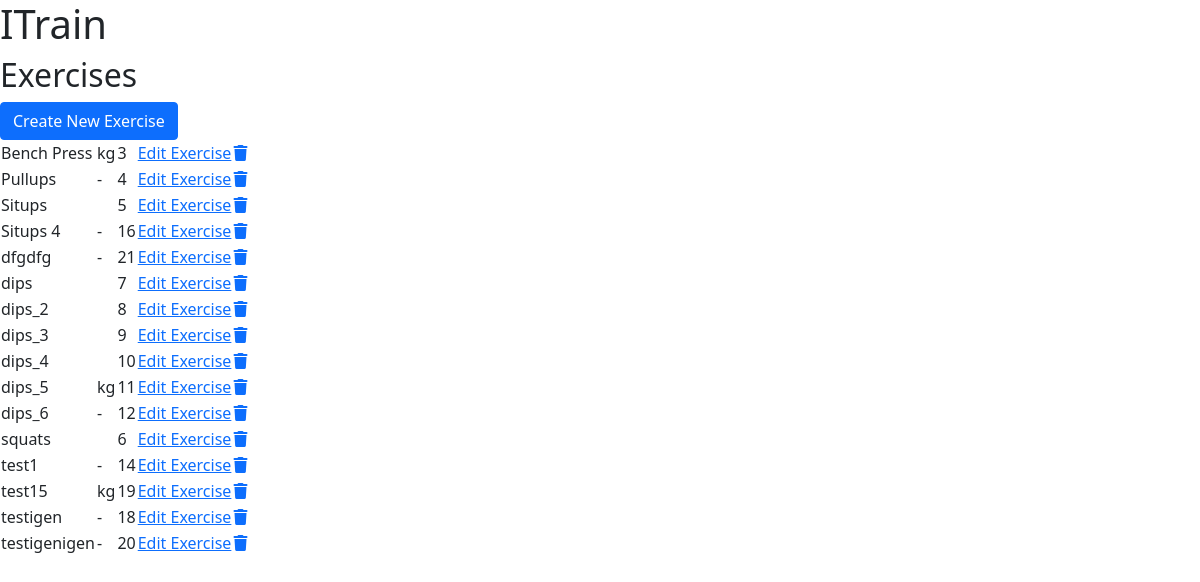
Page /exercises/ on the earlier database version.
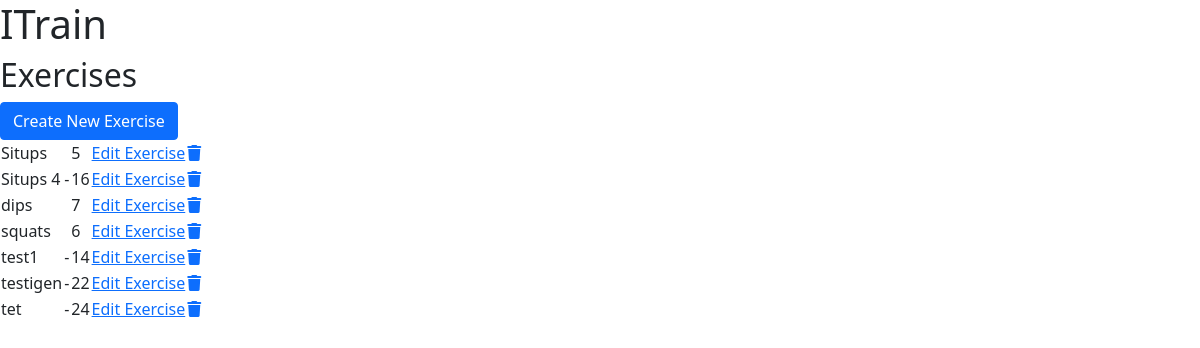
Same page on the later database version.
### setup/models.py (models this page shows, shortened)
class Exercise(models.Model):
    name = models.CharField(max_length=30, unique=True, null=False,
                            blank=False)
    unit = models.ForeignKey(ExerciseUnit, null=False, blank=False,
                             on_delete=models.SET_DEFAULT, default=get_default_exercise_unit)
    description = models.TextField(max_length=200, blank=True)
    class Meta:
        ordering = ['name']

class ExerciseUnit(models.Model):
    name = models.CharField(max_length=5, unique=True, null=False, blank=False)
    class Meta:
        ordering = ['name']
    def __str__(self):
        return self.name

### setup/views.py (the view)
# urls.py: path('exercises/', ExerciseList.as_view(), name='exercises'),
class ExerciseList(generic.ListView):
    model = Exercise
    template_name = 'setup/exercises.html'
    paginate_by = 50

### setup/templates/setup/exercises.html (shortened to what this page needs)
{% extends 'base.html' %}
{% load static %}
{% block content %}
<h2>Exercises</h2>
<a href="{% url 'create_exercise'%}">
  <button type="button" class="btn btn-primary">Create New Exercise</button>
</a>
<table>
  {% for exercise in exercise_list %}
  <tr>
    <td>{{ exercise.name }}</td>
    <td>{{ exercise.unit }}</td>
    <td>{{ exercise.id }}</td>
    <td><a href="{% url 'edit_exercise' exercise.id %}">Edit Exercise</a></td>
    <td><a href="#delete-exercise-{{ exercise.id }}" data-bs-toggle="modal">
        <i class="fa-solid fa-trash"></i></a></td>
  </tr>
  {% empty %}
  <tr>You have no Exercises to show</tr>
  {% endfor %}
</table>
{% endblock %}

### templates/base.html (shortened to what this page needs)
{% load static %}
<!DOCTYPE html>
<html lang="en">
<head>
    <link href="https://cdn.jsdelivr.net/npm/bootstrap@5.1.3/dist/css/bootstrap.min.css" rel="stylesheet"
>
</head>
<body>
    <header>
        <h1>ITrain</h1>
    </header>
    <section>
        {% block content %}
        {% endblock %}
    </section>
</body>
</html>

Differences in the rows shown:
removed Exercise: name "Bench Press", unit "kg", id "3"
removed Exercise: name "Pullups", unit "-", id "4"
removed Exercise: name "dfgdfg", unit "-", id "21"
removed Exercise: name "dips_2", id "8"
removed Exercise: name "dips_3", id "9"
removed Exercise: name "dips_4", id "10"
removed Exercise: name "dips_5", unit "kg", id "11"
removed Exercise: name "dips_6", unit "-", id "12"
removed Exercise: name "test15", unit "kg", id "19"
removed Exercise: name "testigen", unit "-", id "18"
removed Exercise: name "testigenigen", unit "-", id "20"
added Exercise: name "testigen", unit "-", id "22"
added Exercise: name "tet", unit "-", id "24"
